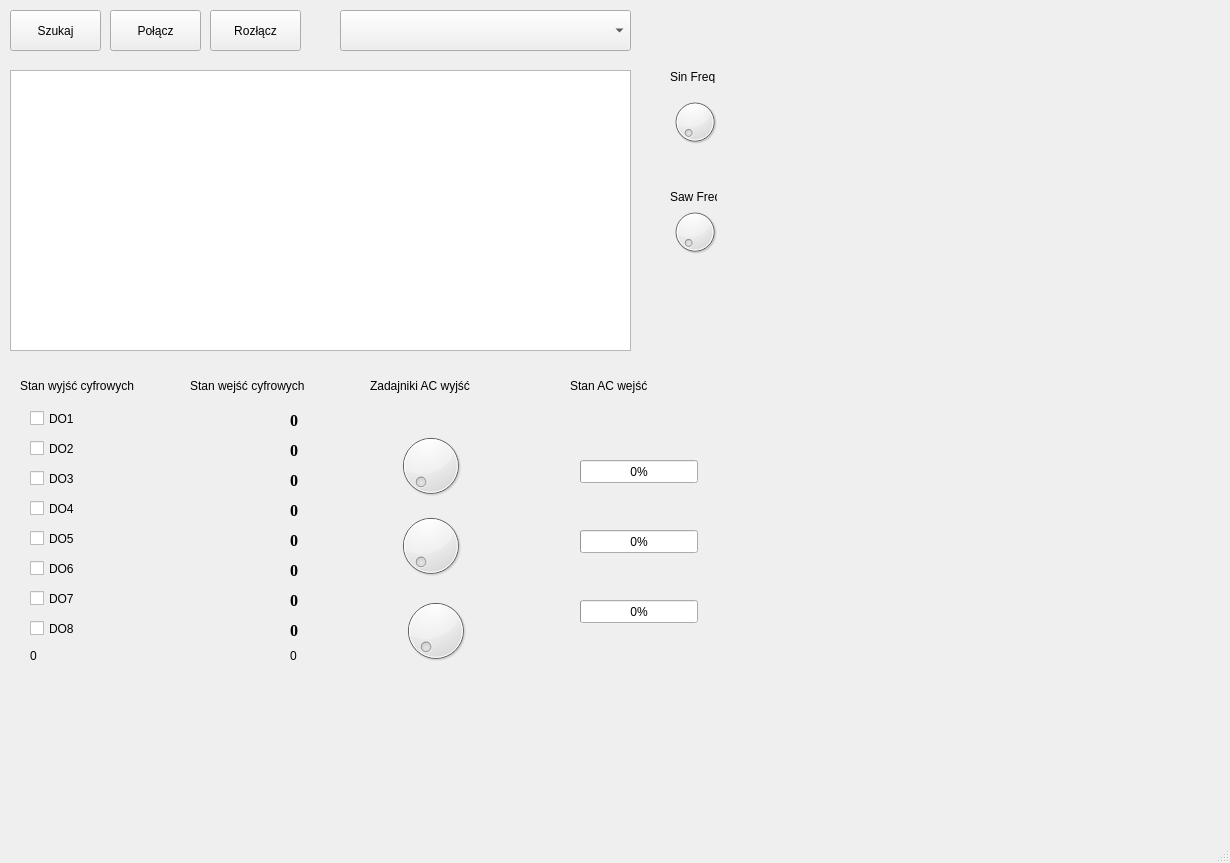
<?xml version="1.0" encoding="UTF-8"?>
<ui version="4.0">
 <class>MainWindow</class>
 <widget class="QMainWindow" name="MainWindow">
  <property name="geometry">
   <rect>
    <x>0</x>
    <y>0</y>
    <width>1230</width>
    <height>863</height>
   </rect>
  </property>
  <property name="windowTitle">
   <string>MainWindow</string>
  </property>
  <widget class="QWidget" name="centralwidget">
   <widget class="QPushButton" name="pushButtonSzukaj">
    <property name="geometry">
     <rect>
      <x>10</x>
      <y>10</y>
      <width>91</width>
      <height>41</height>
     </rect>
    </property>
    <property name="text">
     <string>Szukaj</string>
    </property>
   </widget>
   <widget class="QPushButton" name="pushButtonPolacz">
    <property name="geometry">
     <rect>
      <x>110</x>
      <y>10</y>
      <width>91</width>
      <height>41</height>
     </rect>
    </property>
    <property name="text">
     <string>Połącz</string>
    </property>
   </widget>
   <widget class="QPushButton" name="pushButtonRozlacz">
    <property name="geometry">
     <rect>
      <x>210</x>
      <y>10</y>
      <width>91</width>
      <height>41</height>
     </rect>
    </property>
    <property name="text">
     <string>Rozłącz</string>
    </property>
   </widget>
   <widget class="QComboBox" name="comboBox">
    <property name="geometry">
     <rect>
      <x>340</x>
      <y>10</y>
      <width>291</width>
      <height>41</height>
     </rect>
    </property>
   </widget>
   <widget class="QTextEdit" name="textEdit">
    <property name="geometry">
     <rect>
      <x>10</x>
      <y>70</y>
      <width>621</width>
      <height>281</height>
     </rect>
    </property>
   </widget>
   <widget class="QLabel" name="label">
    <property name="geometry">
     <rect>
      <x>20</x>
      <y>370</y>
      <width>151</width>
      <height>31</height>
     </rect>
    </property>
    <property name="text">
     <string>Stan wyjść cyfrowych</string>
    </property>
   </widget>
   <widget class="QLabel" name="label_2">
    <property name="geometry">
     <rect>
      <x>190</x>
      <y>370</y>
      <width>161</width>
      <height>31</height>
     </rect>
    </property>
    <property name="text">
     <string>Stan wejść cyfrowych</string>
    </property>
   </widget>
   <widget class="QDial" name="dial">
    <property name="geometry">
     <rect>
      <x>380</x>
      <y>430</y>
      <width>101</width>
      <height>71</height>
     </rect>
    </property>
    <property name="maximum">
     <number>1023</number>
    </property>
   </widget>
   <widget class="QLabel" name="label_3">
    <property name="geometry">
     <rect>
      <x>370</x>
      <y>370</y>
      <width>141</width>
      <height>31</height>
     </rect>
    </property>
    <property name="text">
     <string>Zadajniki AC wyjść</string>
    </property>
   </widget>
   <widget class="QDial" name="dial_2">
    <property name="geometry">
     <rect>
      <x>390</x>
      <y>510</y>
      <width>81</width>
      <height>71</height>
     </rect>
    </property>
    <property name="maximum">
     <number>1023</number>
    </property>
   </widget>
   <widget class="QDial" name="dial_3">
    <property name="geometry">
     <rect>
      <x>400</x>
      <y>590</y>
      <width>71</width>
      <height>81</height>
     </rect>
    </property>
    <property name="maximum">
     <number>1023</number>
    </property>
   </widget>
   <widget class="QProgressBar" name="AC1">
    <property name="geometry">
     <rect>
      <x>580</x>
      <y>460</y>
      <width>118</width>
      <height>23</height>
     </rect>
    </property>
    <property name="value">
     <number>0</number>
    </property>
   </widget>
   <widget class="QLabel" name="label_4">
    <property name="geometry">
     <rect>
      <x>570</x>
      <y>370</y>
      <width>131</width>
      <height>31</height>
     </rect>
    </property>
    <property name="text">
     <string>Stan AC wejść</string>
    </property>
   </widget>
   <widget class="QProgressBar" name="AC2">
    <property name="geometry">
     <rect>
      <x>580</x>
      <y>530</y>
      <width>118</width>
      <height>23</height>
     </rect>
    </property>
    <property name="value">
     <number>0</number>
    </property>
   </widget>
   <widget class="QProgressBar" name="AC3">
    <property name="geometry">
     <rect>
      <x>580</x>
      <y>600</y>
      <width>118</width>
      <height>23</height>
     </rect>
    </property>
    <property name="value">
     <number>0</number>
    </property>
   </widget>
   <widget class="QCheckBox" name="checkBox">
    <property name="geometry">
     <rect>
      <x>30</x>
      <y>410</y>
      <width>64</width>
      <height>17</height>
     </rect>
    </property>
    <property name="text">
     <string>DO1</string>
    </property>
   </widget>
   <widget class="QCheckBox" name="checkBox_2">
    <property name="geometry">
     <rect>
      <x>30</x>
      <y>440</y>
      <width>64</width>
      <height>17</height>
     </rect>
    </property>
    <property name="text">
     <string>DO2</string>
    </property>
   </widget>
   <widget class="QCheckBox" name="checkBox_3">
    <property name="geometry">
     <rect>
      <x>30</x>
      <y>470</y>
      <width>64</width>
      <height>17</height>
     </rect>
    </property>
    <property name="text">
     <string>DO3</string>
    </property>
   </widget>
   <widget class="QCheckBox" name="checkBox_4">
    <property name="geometry">
     <rect>
      <x>30</x>
      <y>500</y>
      <width>64</width>
      <height>17</height>
     </rect>
    </property>
    <property name="text">
     <string>DO4</string>
    </property>
   </widget>
   <widget class="QCheckBox" name="checkBox_5">
    <property name="geometry">
     <rect>
      <x>30</x>
      <y>560</y>
      <width>64</width>
      <height>17</height>
     </rect>
    </property>
    <property name="text">
     <string>DO6</string>
    </property>
   </widget>
   <widget class="QCheckBox" name="checkBox_6">
    <property name="geometry">
     <rect>
      <x>30</x>
      <y>590</y>
      <width>64</width>
      <height>17</height>
     </rect>
    </property>
    <property name="text">
     <string>DO7</string>
    </property>
   </widget>
   <widget class="QCheckBox" name="checkBox_7">
    <property name="geometry">
     <rect>
      <x>30</x>
      <y>620</y>
      <width>64</width>
      <height>17</height>
     </rect>
    </property>
    <property name="text">
     <string>DO8</string>
    </property>
   </widget>
   <widget class="QCheckBox" name="checkBox_8">
    <property name="geometry">
     <rect>
      <x>30</x>
      <y>530</y>
      <width>64</width>
      <height>17</height>
     </rect>
    </property>
    <property name="text">
     <string>DO5</string>
    </property>
   </widget>
   <widget class="QLabel" name="label0">
    <property name="geometry">
     <rect>
      <x>290</x>
      <y>410</y>
      <width>16</width>
      <height>21</height>
     </rect>
    </property>
    <property name="font">
     <font>
      <family>Times New Roman</family>
      <pointsize>12</pointsize>
      <weight>75</weight>
      <bold>true</bold>
     </font>
    </property>
    <property name="text">
     <string>0</string>
    </property>
   </widget>
   <widget class="QLabel" name="label1">
    <property name="geometry">
     <rect>
      <x>290</x>
      <y>440</y>
      <width>16</width>
      <height>21</height>
     </rect>
    </property>
    <property name="font">
     <font>
      <family>Times New Roman</family>
      <pointsize>12</pointsize>
      <weight>75</weight>
      <bold>true</bold>
     </font>
    </property>
    <property name="text">
     <string>0</string>
    </property>
   </widget>
   <widget class="QLabel" name="label3">
    <property name="geometry">
     <rect>
      <x>290</x>
      <y>500</y>
      <width>16</width>
      <height>21</height>
     </rect>
    </property>
    <property name="font">
     <font>
      <family>Times New Roman</family>
      <pointsize>12</pointsize>
      <weight>75</weight>
      <bold>true</bold>
     </font>
    </property>
    <property name="text">
     <string>0</string>
    </property>
   </widget>
   <widget class="QLabel" name="label2">
    <property name="geometry">
     <rect>
      <x>290</x>
      <y>470</y>
      <width>16</width>
      <height>21</height>
     </rect>
    </property>
    <property name="font">
     <font>
      <family>Times New Roman</family>
      <pointsize>12</pointsize>
      <weight>75</weight>
      <bold>true</bold>
     </font>
    </property>
    <property name="text">
     <string>0</string>
    </property>
   </widget>
   <widget class="QLabel" name="label5">
    <property name="geometry">
     <rect>
      <x>290</x>
      <y>560</y>
      <width>16</width>
      <height>21</height>
     </rect>
    </property>
    <property name="font">
     <font>
      <family>Times New Roman</family>
      <pointsize>12</pointsize>
      <weight>75</weight>
      <bold>true</bold>
     </font>
    </property>
    <property name="text">
     <string>0</string>
    </property>
   </widget>
   <widget class="QLabel" name="label7">
    <property name="geometry">
     <rect>
      <x>290</x>
      <y>620</y>
      <width>16</width>
      <height>21</height>
     </rect>
    </property>
    <property name="font">
     <font>
      <family>Times New Roman</family>
      <pointsize>12</pointsize>
      <weight>75</weight>
      <bold>true</bold>
     </font>
    </property>
    <property name="text">
     <string>0</string>
    </property>
   </widget>
   <widget class="QLabel" name="label4">
    <property name="geometry">
     <rect>
      <x>290</x>
      <y>530</y>
      <width>16</width>
      <height>21</height>
     </rect>
    </property>
    <property name="font">
     <font>
      <family>Times New Roman</family>
      <pointsize>12</pointsize>
      <weight>75</weight>
      <bold>true</bold>
     </font>
    </property>
    <property name="text">
     <string>0</string>
    </property>
   </widget>
   <widget class="QLabel" name="label6">
    <property name="geometry">
     <rect>
      <x>290</x>
      <y>590</y>
      <width>16</width>
      <height>21</height>
     </rect>
    </property>
    <property name="font">
     <font>
      <family>Times New Roman</family>
      <pointsize>12</pointsize>
      <weight>75</weight>
      <bold>true</bold>
     </font>
    </property>
    <property name="text">
     <string>0</string>
    </property>
   </widget>
   <widget class="QLabel" name="StanWejsc">
    <property name="geometry">
     <rect>
      <x>30</x>
      <y>640</y>
      <width>51</width>
      <height>31</height>
     </rect>
    </property>
    <property name="text">
     <string>0</string>
    </property>
   </widget>
   <widget class="QLabel" name="StanWyjsc">
    <property name="geometry">
     <rect>
      <x>290</x>
      <y>640</y>
      <width>51</width>
      <height>31</height>
     </rect>
    </property>
    <property name="text">
     <string>0</string>
    </property>
   </widget>
   <widget class="QCustomPlot" name="wykres1" native="true">
    <property name="geometry">
     <rect>
      <x>780</x>
      <y>10</y>
      <width>351</width>
      <height>301</height>
     </rect>
    </property>
   </widget>
   <widget class="QCustomPlot" name="wykres2" native="true">
    <property name="geometry">
     <rect>
      <x>780</x>
      <y>350</y>
      <width>351</width>
      <height>301</height>
     </rect>
    </property>
   </widget>
   <widget class="QDial" name="dial_4">
    <property name="geometry">
     <rect>
      <x>670</x>
      <y>90</y>
      <width>50</width>
      <height>64</height>
     </rect>
    </property>
    <property name="maximum">
     <number>30</number>
    </property>
   </widget>
   <widget class="QDial" name="dial_5">
    <property name="geometry">
     <rect>
      <x>670</x>
      <y>200</y>
      <width>50</width>
      <height>64</height>
     </rect>
    </property>
    <property name="maximum">
     <number>25</number>
    </property>
   </widget>
   <widget class="QLabel" name="label_5">
    <property name="geometry">
     <rect>
      <x>670</x>
      <y>70</y>
      <width>47</width>
      <height>13</height>
     </rect>
    </property>
    <property name="text">
     <string>Sin Freq</string>
    </property>
   </widget>
   <widget class="QLabel" name="label_6">
    <property name="geometry">
     <rect>
      <x>670</x>
      <y>190</y>
      <width>47</width>
      <height>13</height>
     </rect>
    </property>
    <property name="text">
     <string>Saw Freq</string>
    </property>
   </widget>
  </widget>
  <widget class="QMenuBar" name="menubar">
   <property name="geometry">
    <rect>
     <x>0</x>
     <y>0</y>
     <width>1230</width>
     <height>21</height>
    </rect>
   </property>
  </widget>
  <widget class="QStatusBar" name="statusbar"/>
 </widget>
 <customwidgets>
  <customwidget>
   <class>QCustomPlot</class>
   <extends>QWidget</extends>
   <header>qcustomplot.h</header>
   <container>1</container>
  </customwidget>
 </customwidgets>
 <resources/>
 <connections/>
</ui>
